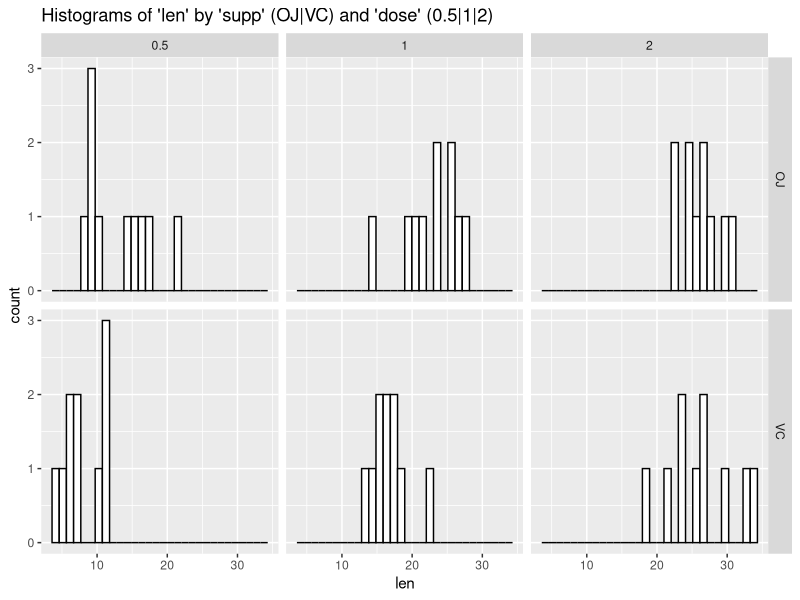

Write R code to recreate this figure. (Note: this script raises an error after producing the figure.)
## ---- chunk 1
knitr::opts_chunk$set(fig.width=6, fig.height=3, fig.path='figure/',
                      echo=TRUE, warning=FALSE, message=FALSE)
## ---- chunk 2
library(ggplot2, quietly = TRUE, verbose=FALSE, warn.conflicts = FALSE)
library(dplyr, quietly = TRUE, verbose=FALSE, warn.conflicts = FALSE)
library(tidyr, quietly = TRUE, verbose=FALSE, warn.conflicts = FALSE)
## ---- chunk 3
library(datasets)
data("ToothGrowth")
ToothGrowth_tbl <- tbl_df(ToothGrowth)
glimpse(ToothGrowth_tbl)
## ---- chunk 4
ToothGrowth_tbl$dose <- as.factor(ToothGrowth_tbl$dose)
## ---- chunk 5
ggplot(ToothGrowth_tbl, aes(x=len)) +
  geom_histogram(color="black", fill="white") +
  facet_grid(supp ~ dose) +
  ggtitle("Histograms of 'len' by 'supp' (OJ|VC) and 'dose' (0.5|1|2) ")
## ---- chunk 6
summaryLen <- ToothGrowth_tbl %>% group_by(supp, dose) %>%
              summarize (mean = mean(len), sd=sd(len), n=n())
print(summaryLen)
## ---- chunk 7
supp_by_dose <- tbl_df(data.frame(matrix(ncol=4, nrow=6)))
colnames(supp_by_dose) <- c("supp", "dose1", "dose2", "pvalue")
supp_by_dose[1,] = c("OJ", ".5", "1", 
    t.test(len~dose, data=droplevels(filter(ToothGrowth_tbl, supp=="OJ" & dose!=2)))[3]$p.value)
supp_by_dose[2,] = c("OJ", ".5", "2", 
    t.test(len~dose, data=droplevels(filter(ToothGrowth_tbl, supp=="OJ" & dose!=1)))[3]$p.value)
supp_by_dose[3,] = c("OJ", "1", "2", 
    t.test(len~dose, data=droplevels(filter(ToothGrowth_tbl, supp=="OJ" & dose!=0.5)))[3]$p.value)

supp_by_dose[4,] = c("VC", ".5", "1", 
    t.test(len~dose, data=droplevels(filter(ToothGrowth_tbl, supp=="VC" & dose!=2)))[3]$p.value)
supp_by_dose[5,] = c("VC", ".5", "2", 
    t.test(len~dose, data=droplevels(filter(ToothGrowth_tbl, supp=="VC" & dose!=1)))[3]$p.value)
supp_by_dose[6,] = c("VC", "1", "2", 
    t.test(len~dose, data=droplevels(filter(ToothGrowth_tbl, supp=="VC" & dose!=0.5)))[3]$p.value)
supp_by_dose$pvalue <- round(as.numeric(supp_by_dose$pvalue), 4)
supp_by_dose <- mutate(supp_by_dose, H0 = ifelse(pvalue > 0.05, "Accept", "Reject"))
ggplot(ToothGrowth_tbl, aes(x=supp, y=len, fill=dose)) + geom_boxplot()
print(supp_by_dose)
## ---- chunk 8
dose_by_supp <- tbl_df(data.frame(matrix(ncol=4, nrow=3)))
colnames(dose_by_supp) <- c("dose", "supp1", "supp2", "pvalue")
dose_by_supp[1,] <- c(".5", "OJ", "VC",
  t.test(len~supp, data=droplevels(filter(ToothGrowth_tbl,  dose==.5)))[3]$p.value)
dose_by_supp[2,] <- c("1", "OJ", "VC",
  t.test(len~supp, data=droplevels(filter(ToothGrowth_tbl,  dose==1)))[3]$p.value)
dose_by_supp[3,] <- c("2", "OJ", "VC",
  t.test(len~supp, data=droplevels(filter(ToothGrowth_tbl,  dose==2)))[3]$p.value)
dose_by_supp$pvalue <- round(as.numeric(dose_by_supp$pvalue), 4)
dose_by_supp <- mutate(dose_by_supp, H0 = ifelse(pvalue > 0.05, "Accept", "Reject"))
ggplot(ToothGrowth_tbl, aes(x=dose, y=len, fill=supp)) + geom_boxplot()
print(dose_by_supp)
